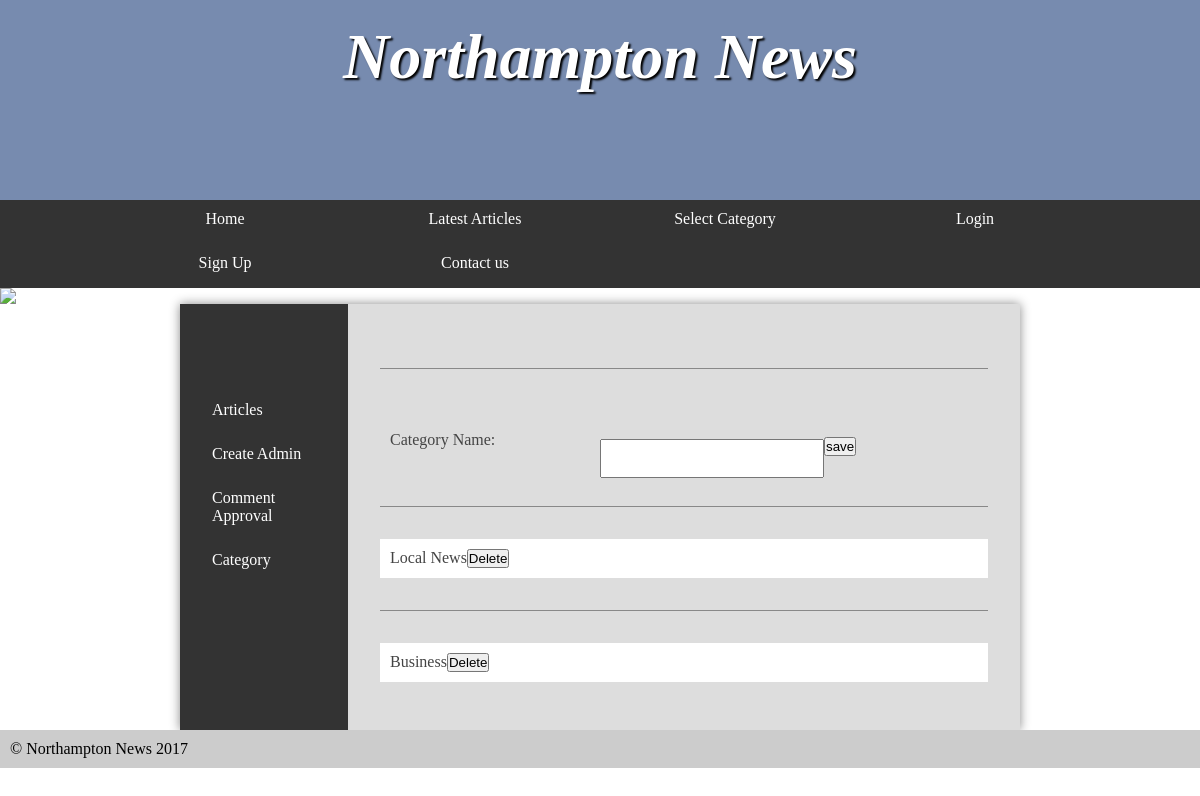
The app's page /.history/admin-category_20180114204139.php, older data.
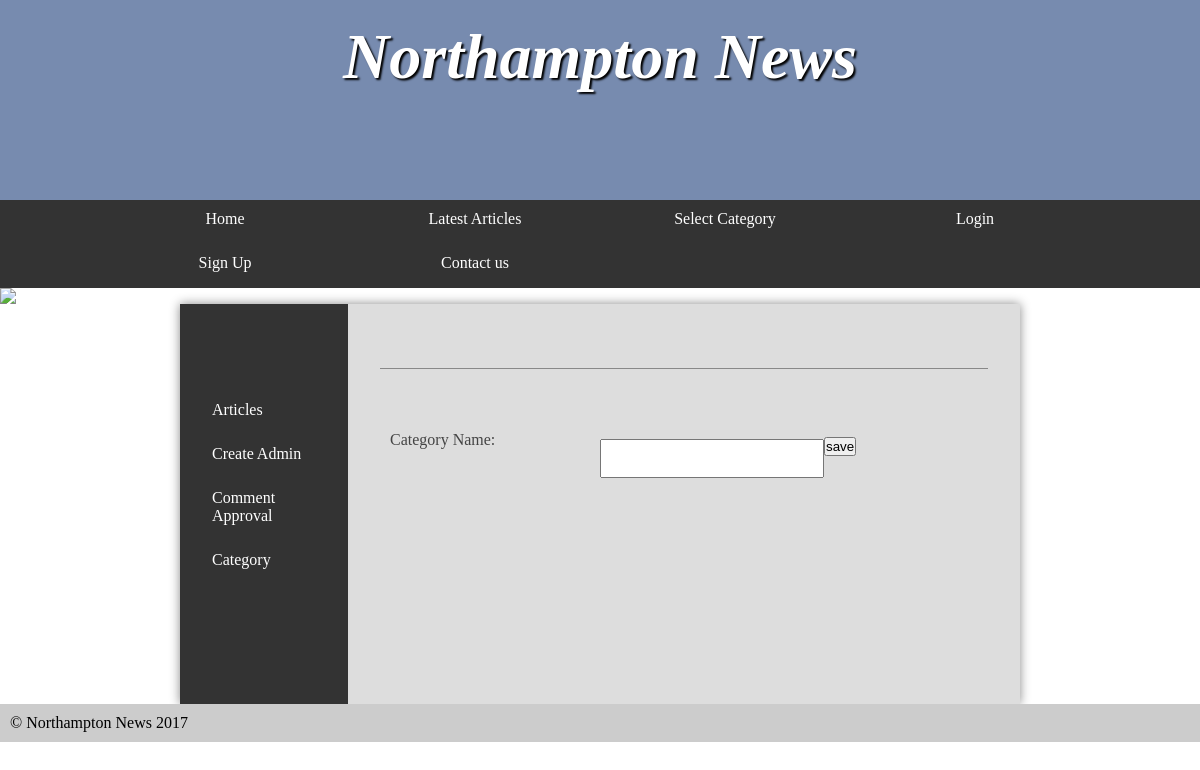
The same page, newer data.
### tables this page shows
CREATE TABLE `category` (
  `category_id` int(11) NOT NULL,
  `category_name` varchar(50) NOT NULL
);

### .history/admin-category_20180114204139.php (the view, shortened to what this page needs)
<?php
include('dbconnection.php');
?>
<!DOCTYPE html>
<html>
<head>
	<link rel="stylesheet" href="styles.css"/>
</head>
<body>
	<header>
		<section>
			<h1>Northampton News</h1>
		</section>
	</header>
	<?php
	include ('menu.php');
	?>
	<img src="images/banners/randombanner.php" />
	<main>
			<nav>
			<ul>
				<li><a href="admin-articles.php">Articles</a></li>
				<li><a href="admin-create.php">Create Admin</a></li>
				<li><a href="admin-comments.php">Comment Approval</a></li>
				<li><a href="admin-category.php">Category</a></li>
			</ul>
			</nav>
			<article>
				<form method="post">
					<label id="name">Category Name:</label><br/>
					<input type="text" name="name"><br/>
					<button type="submit" name="save">save</button>
				</form>
				<div style="margin-top: 50px;">
					<?php
					$sqlCategory = "SELECT * FROM category";
					$result_category = $conn->query($sqlCategory);
					while($row = $result_category->fetch_assoc()) {
						echo '<div>';
						echo '<form method="post">';
						echo "<li class='article-list-item'>". $row["category_name"];
						echo '<button type="submit" name="delete">Delete</button>';
						echo "</li>";
						echo '</form>';
						echo '</div>';
					}
					?>
				</div>
			</article>
		</main>
		<footer>
			&copy; Northampton News 2017
		</footer>
	</body>
	</html>

Row changes from the older to the newer data that the page shows:
removed category: category_name "Local News"
removed category: category_name "Business"
